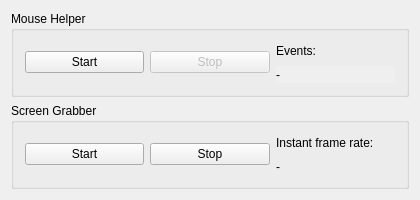
<?xml version="1.0" encoding="UTF-8"?>
<ui version="4.0">
 <class>MainWindow</class>
 <widget class="QMainWindow" name="MainWindow">
  <property name="geometry">
   <rect>
    <x>0</x>
    <y>0</y>
    <width>420</width>
    <height>200</height>
   </rect>
  </property>
  <property name="minimumSize">
   <size>
    <width>420</width>
    <height>200</height>
   </size>
  </property>
  <property name="maximumSize">
   <size>
    <width>420</width>
    <height>200</height>
   </size>
  </property>
  <property name="windowTitle">
   <string>QVACL Test Example</string>
  </property>
  <widget class="QWidget" name="centralWidget">
   <layout class="QVBoxLayout" name="verticalLayout_3">
    <item>
     <widget class="QGroupBox" name="MHGroupBox">
      <property name="title">
       <string>Mouse Helper</string>
      </property>
      <layout class="QHBoxLayout" name="horizontalLayout">
       <item>
        <widget class="QPushButton" name="MHStart">
         <property name="text">
          <string>Start</string>
         </property>
        </widget>
       </item>
       <item>
        <widget class="QPushButton" name="MHStop">
         <property name="enabled">
          <bool>false</bool>
         </property>
         <property name="text">
          <string>Stop</string>
         </property>
        </widget>
       </item>
       <item>
        <layout class="QVBoxLayout" name="verticalLayout">
         <item>
          <widget class="QLabel" name="MHStatus">
           <property name="text">
            <string>Events:</string>
           </property>
          </widget>
         </item>
         <item>
          <widget class="QLabel" name="MHStatusLabel">
           <property name="autoFillBackground">
            <bool>true</bool>
           </property>
           <property name="text">
            <string>-</string>
           </property>
          </widget>
         </item>
        </layout>
       </item>
      </layout>
     </widget>
    </item>
    <item>
     <widget class="QGroupBox" name="SGGroupBox">
      <property name="title">
       <string>Screen Grabber</string>
      </property>
      <layout class="QHBoxLayout" name="horizontalLayout_2">
       <item>
        <widget class="QPushButton" name="SGStart">
         <property name="text">
          <string>Start</string>
         </property>
        </widget>
       </item>
       <item>
        <widget class="QPushButton" name="SGStop">
         <property name="text">
          <string>Stop</string>
         </property>
        </widget>
       </item>
       <item>
        <layout class="QVBoxLayout" name="verticalLayout_2">
         <item>
          <widget class="QLabel" name="SGFrameRate">
           <property name="text">
            <string>Instant frame rate:</string>
           </property>
          </widget>
         </item>
         <item>
          <widget class="QLabel" name="SCFrameRateLabel">
           <property name="text">
            <string>-</string>
           </property>
          </widget>
         </item>
        </layout>
       </item>
      </layout>
     </widget>
    </item>
   </layout>
  </widget>
 </widget>
 <layoutdefault spacing="6" margin="11"/>
 <resources/>
 <connections/>
</ui>
